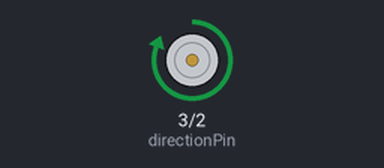
A sketch run on a simulated Arduino Uno, built with avr-gcc and run on an emulated ATmega328P. On the bench: direction and speed pins drawn as motors (green arrow = direction pin HIGH = forward, orange = LOW = backward, longer = more drive).

Above: at 0.5 s.
Timing chart, 0 to 4.6 s (numbered marks = the images above):
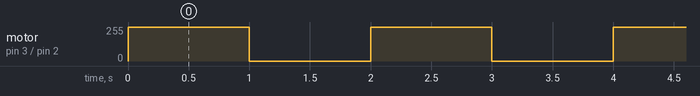

The sketch:

MotorDriverTest.ino
```cpp
const int enablePin = 2;
const int directionPin= 3;

void setup() {
  pinMode(enablePin, OUTPUT);
  pinMode(directionPin, OUTPUT);
}

void loop() {
  digitalWrite(enablePin, HIGH);
  digitalWrite(directionPin, HIGH);
  delay(1000);
  digitalWrite(enablePin, LOW);
  delay(1000);

}
```

Measured:
- by itself, motor on pin 3 (directionPin) / pin 2 (enablePin): alternates forward 255/255 for 1.0 s and stopped for 1.0 s
